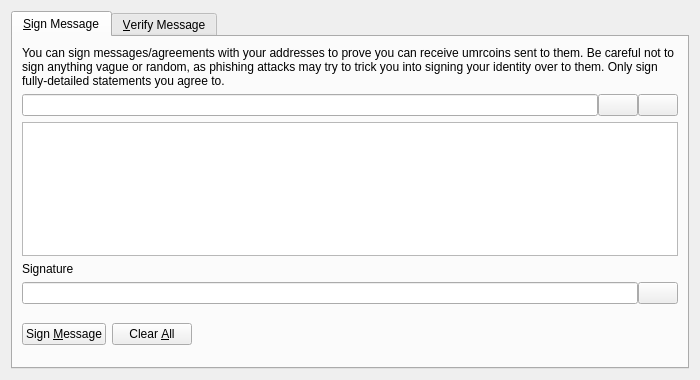
<?xml version="1.0" encoding="UTF-8"?>
<ui version="4.0">
 <class>SignVerifyMessageDialog</class>
 <widget class="QDialog" name="SignVerifyMessageDialog">
  <property name="geometry">
   <rect>
    <x>0</x>
    <y>0</y>
    <width>700</width>
    <height>380</height>
   </rect>
  </property>
  <property name="windowTitle">
   <string>Signatures - Sign / Verify a Message</string>
  </property>
  <property name="modal">
   <bool>true</bool>
  </property>
  <layout class="QVBoxLayout" name="verticalLayout">
   <item>
    <widget class="QTabWidget" name="tabWidget">
     <property name="currentIndex">
      <number>0</number>
     </property>
     <widget class="QWidget" name="tabSignMessage">
      <attribute name="title">
       <string>&amp;Sign Message</string>
      </attribute>
      <layout class="QVBoxLayout" name="verticalLayout_SM">
       <item>
        <widget class="QLabel" name="infoLabel_SM">
         <property name="text">
          <string>You can sign messages/agreements with your addresses to prove you can receive umrcoins sent to them. Be careful not to sign anything vague or random, as phishing attacks may try to trick you into signing your identity over to them. Only sign fully-detailed statements you agree to.</string>
         </property>
         <property name="textFormat">
          <enum>Qt::PlainText</enum>
         </property>
         <property name="wordWrap">
          <bool>true</bool>
         </property>
        </widget>
       </item>
       <item>
        <layout class="QHBoxLayout" name="horizontalLayout_1_SM">
         <property name="spacing">
          <number>0</number>
         </property>
         <item>
          <widget class="QValidatedLineEdit" name="addressIn_SM">
           <property name="toolTip">
            <string>The UMRcoin address to sign the message with</string>
           </property>
          </widget>
         </item>
         <item>
          <widget class="QPushButton" name="addressBookButton_SM">
           <property name="toolTip">
            <string>Choose previously used address</string>
           </property>
           <property name="text">
            <string/>
           </property>
           <property name="icon">
            <iconset resource="../bitcoin.qrc">
             <normaloff>:/icons/address-book</normaloff>:/icons/address-book</iconset>
           </property>
           <property name="shortcut">
            <string>Alt+A</string>
           </property>
           <property name="autoDefault">
            <bool>false</bool>
           </property>
          </widget>
         </item>
         <item>
          <widget class="QPushButton" name="pasteButton_SM">
           <property name="toolTip">
            <string>Paste address from clipboard</string>
           </property>
           <property name="text">
            <string/>
           </property>
           <property name="icon">
            <iconset resource="../bitcoin.qrc">
             <normaloff>:/icons/editpaste</normaloff>:/icons/editpaste</iconset>
           </property>
           <property name="shortcut">
            <string>Alt+P</string>
           </property>
           <property name="autoDefault">
            <bool>false</bool>
           </property>
          </widget>
         </item>
        </layout>
       </item>
       <item>
        <widget class="QPlainTextEdit" name="messageIn_SM">
         <property name="toolTip">
          <string>Enter the message you want to sign here</string>
         </property>
        </widget>
       </item>
       <item>
        <widget class="QLabel" name="signatureLabel_SM">
         <property name="text">
          <string>Signature</string>
         </property>
         <property name="textFormat">
          <enum>Qt::PlainText</enum>
         </property>
        </widget>
       </item>
       <item>
        <layout class="QHBoxLayout" name="horizontalLayout_2_SM">
         <property name="spacing">
          <number>0</number>
         </property>
         <item>
          <widget class="QLineEdit" name="signatureOut_SM">
           <property name="font">
            <font>
             <italic>true</italic>
            </font>
           </property>
           <property name="readOnly">
            <bool>true</bool>
           </property>
          </widget>
         </item>
         <item>
          <widget class="QPushButton" name="copySignatureButton_SM">
           <property name="toolTip">
            <string>Copy the current signature to the system clipboard</string>
           </property>
           <property name="text">
            <string/>
           </property>
           <property name="icon">
            <iconset resource="../bitcoin.qrc">
             <normaloff>:/icons/editcopy</normaloff>:/icons/editcopy</iconset>
           </property>
           <property name="autoDefault">
            <bool>false</bool>
           </property>
          </widget>
         </item>
        </layout>
       </item>
       <item>
        <layout class="QHBoxLayout" name="horizontalLayout_3_SM">
         <item>
          <widget class="QPushButton" name="signMessageButton_SM">
           <property name="toolTip">
            <string>Sign the message to prove you own this UMRcoin address</string>
           </property>
           <property name="text">
            <string>Sign &amp;Message</string>
           </property>
           <property name="icon">
            <iconset resource="../bitcoin.qrc">
             <normaloff>:/icons/edit</normaloff>:/icons/edit</iconset>
           </property>
           <property name="autoDefault">
            <bool>false</bool>
           </property>
          </widget>
         </item>
         <item>
          <widget class="QPushButton" name="clearButton_SM">
           <property name="toolTip">
            <string>Reset all sign message fields</string>
           </property>
           <property name="text">
            <string>Clear &amp;All</string>
           </property>
           <property name="icon">
            <iconset resource="../bitcoin.qrc">
             <normaloff>:/icons/remove</normaloff>:/icons/remove</iconset>
           </property>
           <property name="autoDefault">
            <bool>false</bool>
           </property>
          </widget>
         </item>
         <item>
          <spacer name="horizontalSpacer_1_SM">
           <property name="orientation">
            <enum>Qt::Horizontal</enum>
           </property>
           <property name="sizeHint" stdset="0">
            <size>
             <width>40</width>
             <height>48</height>
            </size>
           </property>
          </spacer>
         </item>
         <item>
          <widget class="QLabel" name="statusLabel_SM">
           <property name="font">
            <font>
             <weight>75</weight>
             <bold>true</bold>
            </font>
           </property>
           <property name="text">
            <string/>
           </property>
           <property name="wordWrap">
            <bool>true</bool>
           </property>
          </widget>
         </item>
         <item>
          <spacer name="horizontalSpacer_2_SM">
           <property name="orientation">
            <enum>Qt::Horizontal</enum>
           </property>
           <property name="sizeHint" stdset="0">
            <size>
             <width>40</width>
             <height>48</height>
            </size>
           </property>
          </spacer>
         </item>
        </layout>
       </item>
      </layout>
     </widget>
     <widget class="QWidget" name="tabVerifyMessage">
      <attribute name="title">
       <string>&amp;Verify Message</string>
      </attribute>
      <layout class="QVBoxLayout" name="verticalLayout_VM">
       <item>
        <widget class="QLabel" name="infoLabel_VM">
         <property name="text">
          <string>Enter the receiver's address, message (ensure you copy line breaks, spaces, tabs, etc. exactly) and signature below to verify the message. Be careful not to read more into the signature than what is in the signed message itself, to avoid being tricked by a man-in-the-middle attack. Note that this only proves the signing party receives with the address, it cannot prove sendership of any transaction!</string>
         </property>
         <property name="textFormat">
          <enum>Qt::PlainText</enum>
         </property>
         <property name="alignment">
          <set>Qt::AlignLeading|Qt::AlignLeft|Qt::AlignTop</set>
         </property>
         <property name="wordWrap">
          <bool>true</bool>
         </property>
        </widget>
       </item>
       <item>
        <layout class="QHBoxLayout" name="horizontalLayout_1_VM">
         <property name="spacing">
          <number>0</number>
         </property>
         <item>
          <widget class="QValidatedLineEdit" name="addressIn_VM">
           <property name="toolTip">
            <string>The UMRcoin address the message was signed with</string>
           </property>
          </widget>
         </item>
         <item>
          <widget class="QPushButton" name="addressBookButton_VM">
           <property name="toolTip">
            <string>Choose previously used address</string>
           </property>
           <property name="text">
            <string/>
           </property>
           <property name="icon">
            <iconset resource="../bitcoin.qrc">
             <normaloff>:/icons/address-book</normaloff>:/icons/address-book</iconset>
           </property>
           <property name="shortcut">
            <string>Alt+A</string>
           </property>
           <property name="autoDefault">
            <bool>false</bool>
           </property>
          </widget>
         </item>
        </layout>
       </item>
       <item>
        <widget class="QPlainTextEdit" name="messageIn_VM"/>
       </item>
       <item>
        <widget class="QValidatedLineEdit" name="signatureIn_VM"/>
       </item>
       <item>
        <layout class="QHBoxLayout" name="horizontalLayout_2_VM">
         <item>
          <widget class="QPushButton" name="verifyMessageButton_VM">
           <property name="toolTip">
            <string>Verify the message to ensure it was signed with the specified UMRcoin address</string>
           </property>
           <property name="text">
            <string>Verify &amp;Message</string>
           </property>
           <property name="icon">
            <iconset resource="../bitcoin.qrc">
             <normaloff>:/icons/transaction_0</normaloff>:/icons/transaction_0</iconset>
           </property>
           <property name="autoDefault">
            <bool>false</bool>
           </property>
          </widget>
         </item>
         <item>
          <widget class="QPushButton" name="clearButton_VM">
           <property name="toolTip">
            <string>Reset all verify message fields</string>
           </property>
           <property name="text">
            <string>Clear &amp;All</string>
           </property>
           <property name="icon">
            <iconset resource="../bitcoin.qrc">
             <normaloff>:/icons/remove</normaloff>:/icons/remove</iconset>
           </property>
           <property name="autoDefault">
            <bool>false</bool>
           </property>
          </widget>
         </item>
         <item>
          <spacer name="horizontalSpacer_1_VM">
           <property name="orientation">
            <enum>Qt::Horizontal</enum>
           </property>
           <property name="sizeHint" stdset="0">
            <size>
             <width>40</width>
             <height>48</height>
            </size>
           </property>
          </spacer>
         </item>
         <item>
          <widget class="QLabel" name="statusLabel_VM">
           <property name="font">
            <font>
             <weight>75</weight>
             <bold>true</bold>
            </font>
           </property>
           <property name="text">
            <string/>
           </property>
           <property name="wordWrap">
            <bool>true</bool>
           </property>
          </widget>
         </item>
         <item>
          <spacer name="horizontalSpacer_2_VM">
           <property name="orientation">
            <enum>Qt::Horizontal</enum>
           </property>
           <property name="sizeHint" stdset="0">
            <size>
             <width>40</width>
             <height>48</height>
            </size>
           </property>
          </spacer>
         </item>
        </layout>
       </item>
      </layout>
     </widget>
    </widget>
   </item>
  </layout>
 </widget>
 <customwidgets>
  <customwidget>
   <class>QValidatedLineEdit</class>
   <extends>QLineEdit</extends>
   <header>qvalidatedlineedit.h</header>
  </customwidget>
 </customwidgets>
 <resources>
  <include location="../bitcoin.qrc"/>
 </resources>
 <connections/>
</ui>
